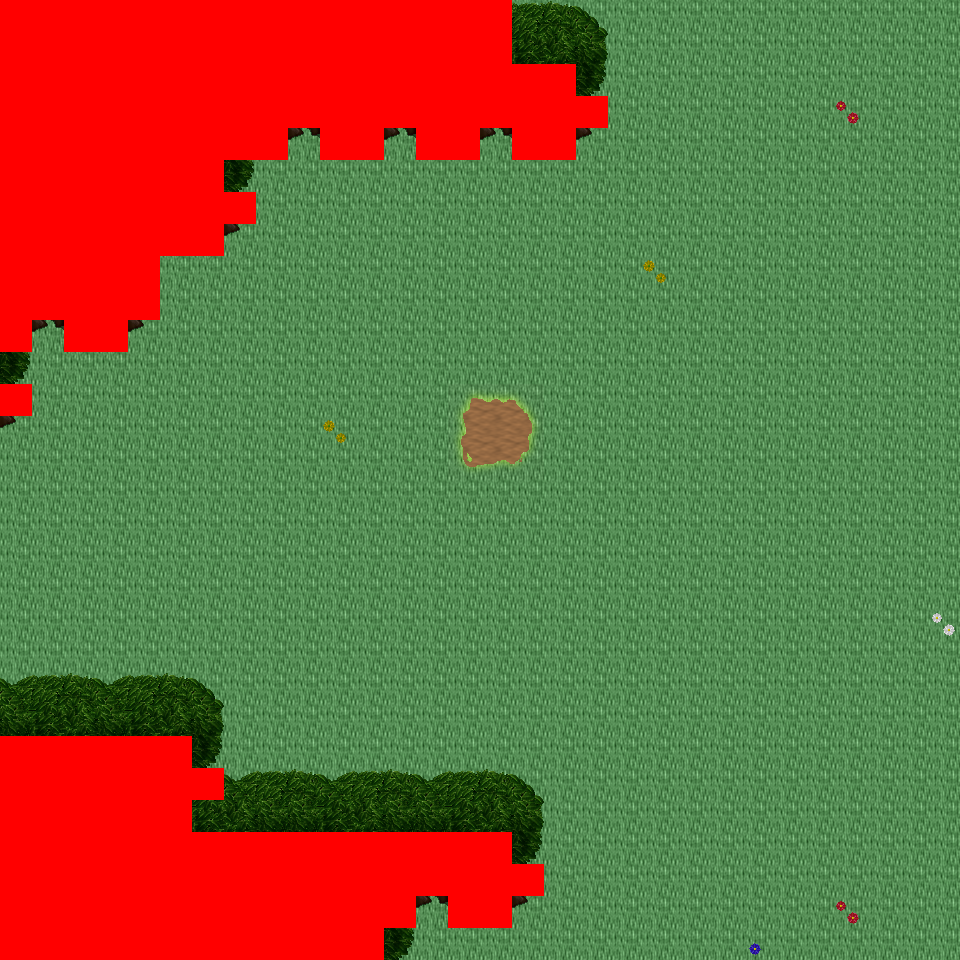

A level layout from a 2D game, rendered from its tile map. Below: a short description, then the map file with tile-grid data replaced by summaries:
An orthogonal 30x30 tile map with 32x32 px tiles, 6 tile layers (Ground, Object, Object2, Above, ...), 27 tilesets and 5 objects (5x mapExit).

<map version="1.0" orientation="orthogonal" renderorder="right-down" width="30" height="30" tilewidth="32" tileheight="32" nextobjectid="6">
  <tileset firstgid="1" name="tileset_logic_collision" tilewidth="32" tileheight="32" tilecount="1" columns="1">
    <image source="../drawable/tileset_logic_collision.png" width="32" height="32" />
  </tileset>
  <tileset firstgid="2" name="tileset_terrain_grassland" tilewidth="32" tileheight="32" tilecount="88" columns="8">
    <image source="../drawable/tileset_terrain_grassland.png" width="256" height="352" />
  </tileset>
  <tileset firstgid="90" name="tileset_ground_ground" tilewidth="32" tileheight="32" tilecount="33" columns="3">
    <image source="../drawable/tileset_ground_ground.png" width="96" height="352" />
  </tileset>
  <tileset firstgid="123" name="tileset_plant_tree_tree_darkgreen" tilewidth="32" tileheight="32" tilecount="88" columns="8">
    <image source="../drawable/tileset_plant_tree_tree_darkgreen.png" width="256" height="352" />
  </tileset>
  <tileset firstgid="211" name="tileset_logic_item_resources" tilewidth="32" tileheight="32" tilecount="6" columns="6">
    <image source="../drawable/tileset_logic_item_resources.png" width="192" height="32" />
  </tileset>
  <tileset firstgid="217" name="tileset_logic_creature_animal" tilewidth="32" tileheight="32" tilecount="32" columns="8">
    <image source="../drawable/tileset_logic_creature_animal.png" width="256" height="128" />
  </tileset>
  <tileset firstgid="249" name="tileset_plant_flower_daisy_white" tilewidth="32" tileheight="32" tilecount="8" columns="2">
    <image source="../drawable/tileset_plant_flower_daisy_white.png" width="64" height="128" />
  </tileset>
  <tileset firstgid="257" name="tileset_plant_flower_daisy_yellow" tilewidth="32" tileheight="32" tilecount="8" columns="2">
    <image source="../drawable/tileset_plant_flower_daisy_yellow.png" width="64" height="128" />
  </tileset>
  <tileset firstgid="265" name="tileset_plant_flower_daisy_red" tilewidth="32" tileheight="32" tilecount="8" columns="2">
    <image source="../drawable/tileset_plant_flower_daisy_red.png" width="64" height="128" />
  </tileset>
  <tileset firstgid="273" name="tileset_plant_flower_daisy_blue" tilewidth="32" tileheight="32" tilecount="8" columns="2">
    <image source="../drawable/tileset_plant_flower_daisy_blue.png" width="64" height="128" />
  </tileset>
  <tileset firstgid="281" name="tileset_ground_grass_edges" tilewidth="32" tileheight="32" tilecount="36" columns="12">
    <image source="../drawable/tileset_ground_grass_edges.png" width="384" height="96" />
  </tileset>
  <tileset firstgid="317" name="tileset_ground_grass_corners" tilewidth="32" tileheight="32" tilecount="24" columns="6">
    <image source="../drawable/tileset_ground_grass_corners.png" width="192" height="128" />
  </tileset>
  <tileset firstgid="341" name="tileset_ground_grass_2" tilewidth="32" tileheight="32" tilecount="21" columns="3">
    <image source="../drawable/tileset_ground_grass_2.png" width="96" height="224" />
  </tileset>
  <tileset firstgid="362" name="tileset_plant_tree_fall_trees" tilewidth="32" tileheight="32" tilecount="40" columns="8">
    <image source="../drawable/tileset_plant_tree_fall_trees.png" width="256" height="160" />
  </tileset>
  <tileset firstgid="402" name="tileset_plant_tree_pine_tree" tilewidth="32" tileheight="32" tilecount="20" columns="4">
    <image source="../drawable/tileset_plant_tree_pine_tree.png" width="128" height="160" />
  </tileset>
  <tileset firstgid="422" name="tileset_plant_bush_large_green" tilewidth="32" tileheight="32" tilecount="9" columns="3">
    <image source="../drawable/tileset_plant_bush_large_green.png" width="96" height="96" />
  </tileset>
  <tileset firstgid="431" name="tileset_ground_rock_pebbles" tilewidth="32" tileheight="32" tilecount="3" columns="1">
    <image source="../drawable/tileset_ground_rock_pebbles.png" width="32" height="96" />
  </tileset>
  <tileset firstgid="434" name="tileset_plant_leaves" tilewidth="32" tileheight="32" tilecount="8" columns="4">
    <image source="../drawable/tileset_plant_leaves.png" width="128" height="64" />
  </tileset>
  <tileset firstgid="442" name="tileset_logic_portal" tilewidth="32" tileheight="32" tilecount="24" columns="8">
    <image source="../drawable/tileset_logic_portal.png" width="256" height="96" />
  </tileset>
  <tileset firstgid="466" name="tileset_logic_creature_human_evil" tilewidth="32" tileheight="32" tilecount="10" columns="10">
    <image source="../drawable/tileset_logic_creature_human_evil.png" width="256" height="64" />
  </tileset>
  <tileset firstgid="476" name="tileset_terrain_cave_opening" tilewidth="32" tileheight="32" tilecount="12" columns="3">
    <image source="../drawable/tileset_terrain_cave_opening.png" width="96" height="128" />
  </tileset>
  <tileset firstgid="488" name="tileset_ground_ladder_vertical_dark" tilewidth="32" tileheight="32" tilecount="3" columns="3">
    <image source="../drawable/tileset_ground_ladder_vertical_dark.png" width="96" height="32" />
  </tileset>
  <tileset firstgid="491" name="tileset_ground_rock_large_boulder" tilewidth="32" tileheight="32" tilecount="9" columns="3">
    <image source="../drawable/tileset_ground_rock_large_boulder.png" width="96" height="96" />
  </tileset>
  <tileset firstgid="500" name="tileset_item_blood_floor_stains_2" tilewidth="32" tileheight="32" tilecount="4" columns="2">
    <image source="../drawable/tileset_item_blood_floor_stains_2.png" width="64" height="64" />
  </tileset>
  <tileset firstgid="504" name="tileset_item_blood_floor_stain-safe" tilewidth="32" tileheight="32" tilecount="1" columns="1">
    <image source="../drawable/tileset_item_blood_floor_stain-safe.png" width="32" height="32" />
  </tileset>
  <tileset firstgid="505" name="tileset_ground_tall_grass" tilewidth="32" tileheight="32" tilecount="15" columns="5">
    <image source="../drawable/tileset_ground_tall_grass.png" width="160" height="96" />
  </tileset>
  <tileset firstgid="520" name="tileset_logic_creature_reptile" tilewidth="32" tileheight="32" tilecount="7" columns="7">
    <image source="../drawable/tileset_logic_creature_reptile.png" width="224" height="32" />
  </tileset>
  <layer name="Ground" width="30" height="30">
    <data>[900 cells, 900 non-empty, 2 distinct tile ids]</data>
  </layer>
  <layer name="Object" width="30" height="30">
    <data>[900 cells, 160 non-empty, 23 distinct tile ids]</data>
  </layer>
  <layer name="Object2" width="30" height="30">
    <data>[900 cells, 1 non-empty, 1 distinct tile ids]</data>
  </layer>
  <layer name="Above" width="30" height="30">
    <data>[900 cells, 210 non-empty, 17 distinct tile ids]</data>
  </layer>
  <layer name="Above2" width="30" height="30">
    <data>[900 cells, 0 non-empty, 0 distinct tile ids]</data>
  </layer>
  <layer name="Walkable" width="30" height="30">
    <data>[900 cells, 199 non-empty, 1 distinct tile ids]</data>
  </layer>
  <objectgroup name="MapEvents">
    <object id="1" name="north" type="mapExit" x="512" y="0" width="448" height="32">
      <properties>
        <property name="map" value="level_0_x1_y8" />
        <property name="x" value="16" />
        <property name="y" value="28" />
      </properties>
    </object>
    <object id="2" name="south" type="mapExit" x="384" y="928" width="576" height="32">
      <properties>
        <property name="map" value="level_0_x1_y10" />
        <property name="x" value="12" />
        <property name="y" value="1" />
      </properties>
    </object>
    <object id="3" name="west" type="mapExit" x="0" y="352" width="32" height="32">
      <properties>
        <property name="map" value="level_0_x0_y9" />
        <property name="x" value="28" />
        <property name="y" value="11" />
      </properties>
    </object>
    </objectgroup>
</map>
<!-- 2 of 5 objects omitted -->
